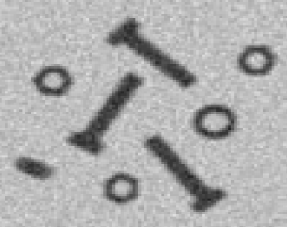
%> input picture project/week2/codeToComplete/demo_image.png, 287 x 227 px
$ octave start_lpmayos.m   (GNU Octave 9; MATLAB toolbox functions it lacks are replaced by stand-ins)
%> lines starting %> are read from the running program, lines starting %| are printed output that depends on the picture
### project/week2/codeToComplete/G11_ChanVeseIpol_GDExp.m
function [ phi ] = G11sol_ChanVeseIpol_GDExp( I, phi_0, mu, nu, eta, lambda1, lambda2, tol, epHeaviside, dt, iterMax, reIni )
%Implementation of the Chan-Vese segmentation following the explicit
%gradient descent in the paper of Pascal Getreur "Chan-Vese Segmentation".
%It is the equation 19 from that paper

%I     : Gray color image to segment
%phi_0 : Initial phi
%mu    : mu lenght parameter (regularizer term)
%nu    : nu area parameter (regularizer term)
%eta   : epsilon for the total variation regularization
%lambda1, lambda2: data fidelity parameters
%tol   : tolerance for the sopping criterium
% epHeaviside: epsilon for the regularized heaviside.
% dt     : time step
%iterMax : MAximum number of iterations
%reIni   : Iterations for reinitialization. 0 means no reinitializacion

[ni,nj]=size(I);
hi=1;
hj=1;


phi=phi_0;
dif=inf;
nIter=0;
while dif>tol && nIter<iterMax

    phi_old=phi;
    nIter=nIter+1;
    nIter


    %Fixed phi, Minimization w.r.t c1 and c2 (constant estimation)
    c1 = (sum(sum((phi>=0) .* I)))./(sum(sum(double(phi>=0)))); %TODO 1: Line to complete
    c2 = (sum(sum((phi<0) .* I)))./(sum(sum(double(phi<0)))); %TODO 2: Line to complete

    %Boundary conditions
    phi(1,:)   = phi(2,:); %TODO 3: Line to complete
    phi(end,:) = phi(end-1,:); %TODO 4: Line to complete

    phi(:,1)   = phi(:,2); %TODO 5: Line to complete
    phi(:,end) = phi(:,end-1); %TODO 6: Line to complete

    %Regularized Dirac's Delta computation
    delta_phi = G11_diracReg(phi, epHeaviside);   %notice delta_phi=H'(phi)


    %derivatives estimation
    %i direction, forward finite differences
    phi_iFwd  = DiFwd(phi,hi); %TODO 7: Line to complete
    phi_iBwd  = DiBwd(phi,hi); %TODO 8: Line to complete

    %j direction, forward finitie differences
    phi_jFwd  = DjFwd(phi,hj); %TODO 9: Line to complete
    phi_jBwd  = DjBwd(phi,hj); %TODO 10: Line to complete

    %centered finite diferences
    phi_icent   = (phi_iFwd-phi_iBwd)./2; %TODO 11: Line to complete
    phi_jcent   = (phi_jFwd-phi_jBwd)./2; %TODO 12: Line to complete

    %A and B estimation (A y B from the Pascal Getreuer's IPOL paper "Chan
    %Vese segmentation
    A = mu./(sqrt((eta^2)+(phi_iFwd.^2)+(phi_jcent.^2))); %TODO 13: Line to complete
    B = mu./(sqrt((eta^2)+(phi_jFwd.^2)+(phi_icent.^2))); %TODO 14: Line to complete


    %%Equation 22, for inner points
    mediate= (phi +(dt.* delta_phi .*(A.*circshift(phi,-1,1) ...
        + circshift(A,1,1).*circshift(phi,1,1) + B.*circshift(phi,-1,2)...
        + circshift(B,1,2).*circshift(phi,1,2) - nu -lambda1.*((I-c1).^2)+lambda2.*((I-c2).^2))))...
        ./(1+(dt .* delta_phi .*(A + circshift(A,1,1) + B + circshift(B,1,2)))); %TODO 15: Line to complete

    phi(2:(end-1), 2:(end-1))= mediate(2:(end-1), 2:(end-1));

    %Reinitialization of phi
    if reIni>0 && mod(nIter, reIni)==0
        indGT = phi >= 0;
        indLT = phi < 0;

        phi=double(bwdist(indLT) - bwdist(indGT));

        %Normalization [-1 1]
        nor = min(abs(min(phi(:))), max(phi(:)));
        phi=phi/nor;
    end

    %Diference. This stopping criterium has the problem that phi can
    %change, but not the zero level set, that it really is what we are
    %looking for.
    dif = mean(sum( (phi(:) - phi_old(:)).^2 ))

    %Plot the level sets surface
    subplot(1,2,1)
        %The level set function
        surfc(phi)  %TODO 16: Line to complete
        shading interp  %added to better show the Phi function
        hold on
        %The zero level set over the surface
        contour(phi >= 0,'r'); %TODO 17: Line to complete
        hold off
        title('Phi Function');

    %Plot the curve evolution over the image
    subplot(1,2,2)
        imagesc(I);
        colormap gray;
        hold on;
        contour(phi >= 0,'r') %TODO 18: Line to complete
        title('Image and zero level set of Phi')

        axis off;
        hold off
    drawnow;
    pause(.0001);
end

### project/week2/codeToComplete/G11_diracReg.m
function y = G11sol_diracReg( x, epsilon )
%  Dirac function of x
%    sol_diracReg( x, epsilon ) Computes the derivative of the heaviside
%    function of x with respect to x. Regularized based on epsilon.

y = epsilon./(pi*((epsilon^2)+(x.^2))); %TODO 19: Line to complete

### project/week2/codeToComplete/DiFwd.m
function [ result ] = G11DiFwd( I, hi )
% Compute the Forward finite differences with respect to the
% i coordinate only for the 1:end-1 rows. The last row is not replaced

    if (~exist('hi', 'var'))
        hi=1;
    end;

    result=I;

    result(1:end-1, :) = (I(2:end, :)-I(1:end-1, :))./hi; %result(1:end-1, :)=??

end

### project/week2/codeToComplete/DiBwd.m
function [ result ] = G11DiBwd( I, hi )
% Compute the backward finite differences with respect to the
% i coordinate only for the 2:end rows. The first row is not replaced

    if (~exist('hi', 'var'))
        hi=1;
    end;

    result=I;

    result(2:end, :) = (I(2:end, :)-I(1:end-1, :))./hi; %result(2:end, :) =??

end

### project/week2/codeToComplete/DjBwd.m
function [ result ] = G11DjBwd( I, hj )
% Compute the backward finite differences with respect to the
% j coordinate only for the 2:end columns. The first column is not replaced

    if (~exist('hj', 'var'))
        hj=1;
    end;

    result=I;

    result(:, 2:end) = (I(:, 2:end)-I(:, 1:end-1))./hj; %result(:, 2:end)

end

### project/week2/codeToComplete/DjFwd.m
function [ result ] = G11DjFwd( I, hj )
% Compute the Forward finite differences with respect to the
% j coordinate only for the 1:end-1 columns. The last column is not replaced

    if (~exist('hj', 'var'))
        hj=1;
    end;

    result=I;

    result(:, 1:end-1) = (I(:, 2:end)-I(:, 1:end-1))./hj;


end

### project/week2/codeToComplete/start_lpmayos.m
clearvars;
clc

I=double(imread('demo_image.png'));
%> I: size 227x287x3 double; min 32, max 223, mean 174.5; mean of the top-left, top-right, bottom-left and bottom-right quarters 173.3, 177.1, 174.6, 172.9
I=mean(I,3);
%> I: size 227x287 double
I=I-min(I(:));
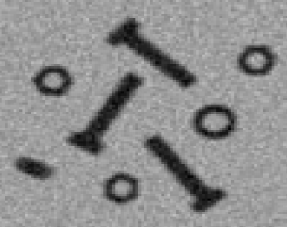
%> I: size 227x287 double; min 0, max 191, mean 142.5
I=I/max(I(:));
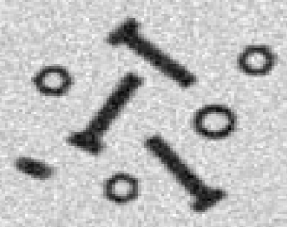
%> I: size 227x287 double; min 0, max 1, mean 0.746

[ni, nj]=size(I);
%> ni = 227; nj = 287

%Lenght and area parameters
%phantom18 mu=0.2 mu=0.5
mu=0.2;
nu=0;

%%Parameters
lambda1=1;
lambda2=1;

epHeaviside=1;

eta=0.01;
% eta=1;

tol=10^-6;

dt=(10^-1)/mu;
%dt=(10^-2)/mu;


iterMax=10000

%reIni=0; %Try both of them
%reIni=500;

reIni=500;

[X, Y]=meshgrid(1:nj, 1:ni);

%%Initial phi
phi_0=(-sqrt( ( X-round(ni/2)).^2 + (Y-round(nj/4)).^2)+50);
%phi_0=(-sqrt( ( X-round(ni/2)).^2 + (Y-round(nj/2)).^2)+50);

%Normalization of the initial phi to [-1 1]
phi_0=phi_0-min(phi_0(:));
phi_0=2*phi_0/max(phi_0(:));
phi_0=phi_0-1;

%%Explicit Gradient Descent
seg=G11_ChanVeseIpol_GDExp( I, phi_0, mu, nu, eta, lambda1, lambda2, tol, epHeaviside, dt, iterMax, reIni );
%> (the run ends here)
